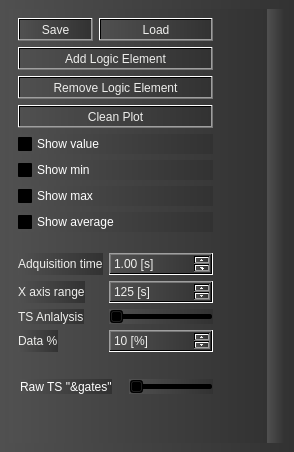
      <widget class="QWidget" name="tab2">
       <attribute name="title">
        <string>AND gates</string>
       </attribute>
       <layout class="QVBoxLayout" name="verticalLayout_3">
        <property name="spacing">
         <number>0</number>
        </property>
        <property name="leftMargin">
         <number>0</number>
        </property>
        <property name="topMargin">
         <number>0</number>
        </property>
        <property name="rightMargin">
         <number>0</number>
        </property>
        <property name="bottomMargin">
         <number>0</number>
        </property>
        <item>
         <widget class="QWidget" name="tab2W" native="true">
          <property name="styleSheet">
           <string notr="true">background-color: qlineargradient(spread:pad, x1:0, y1:0, x2:1, y2:0, stop:0 rgba(80, 80, 80, 255), stop:1 rgba(50, 50, 50, 255));</string>
          </property>
          <layout class="QHBoxLayout" name="horizontalLayout">
           <property name="spacing">
            <number>0</number>
           </property>
           <item>
            <widget class="QWidget" name="horizontalWidget" native="true">
             <property name="sizePolicy">
              <sizepolicy hsizetype="Fixed" vsizetype="Preferred">
               <horstretch>0</horstretch>
               <verstretch>0</verstretch>
              </sizepolicy>
             </property>
             <layout class="QHBoxLayout" name="horizontalLayout_27">
              <item>
               <layout class="QVBoxLayout" name="verticalLayout_5">
                <item>
                 <layout class="QFormLayout" name="formLayout_2">
                  <item row="0" column="0">
                   <widget class="QPushButton" name="saveLogic">
                    <property name="styleSheet">
                     <string notr="true">color: rgb(238, 238, 236);</string>
                    </property>
                    <property name="text">
                     <string>Save</string>
                    </property>
                   </widget>
                  </item>
                  <item row="0" column="1">
                   <widget class="QPushButton" name="loadLogic">
                    <property name="styleSheet">
                     <string notr="true">color: rgb(238, 238, 236);</string>
                    </property>
                    <property name="text">
                     <string>Load</string>
                    </property>
                   </widget>
                  </item>
                 </layout>
                </item>
                <item>
                 <widget class="QPushButton" name="AddLogic">
                  <property name="styleSheet">
                   <string notr="true">color: rgb(238, 238, 236);</string>
                  </property>
                  <property name="text">
                   <string>Add Logic Element</string>
                  </property>
                 </widget>
                </item>
                <item>
                 <widget class="QPushButton" name="RemoveLogic">
                  <property name="styleSheet">
                   <string notr="true">color: rgb(238, 238, 236);</string>
                  </property>
                  <property name="text">
                   <string>Remove Logic Element</string>
                  </property>
                 </widget>
                </item>
                <item>
                 <widget class="QPushButton" name="clean_tab2">
                  <property name="styleSheet">
                   <string notr="true">color: rgb(238, 238, 236);</string>
                  </property>
                  <property name="text">
                   <string>Clean Plot</string>
                  </property>
                 </widget>
                </item>
                <item>
                 <widget class="QCheckBox" name="tab2showcurrent">
                  <property name="styleSheet">
                   <string notr="true">color: rgb(255, 255, 255);</string>
                  </property>
                  <property name="text">
                   <string>Show value</string>
                  </property>
                 </widget>
                </item>
                <item>
                 <widget class="QCheckBox" name="tab2showmin">
                  <property name="styleSheet">
                   <string notr="true">color: rgb(255, 255, 255);</string>
                  </property>
                  <property name="text">
                   <string>Show min</string>
                  </property>
                 </widget>
                </item>
                <item>
                 <widget class="QCheckBox" name="tab2showmax">
                  <property name="styleSheet">
                   <string notr="true">color: rgb(255, 255, 255);</string>
                  </property>
                  <property name="text">
                   <string>Show max</string>
                  </property>
                 </widget>
                </item>
                <item>
                 <widget class="QCheckBox" name="tab2showavr">
                  <property name="styleSheet">
                   <string notr="true">color: rgb(255, 255, 255);</string>
                  </property>
                  <property name="text">
                   <string>Show average</string>
                  </property>
                 </widget>
                </item>
                <item>
                 <layout class="QFormLayout" name="formLayout_3">
                  <property name="topMargin">
                   <number>15</number>
                  </property>
                  <property name="bottomMargin">
                   <number>9</number>
                  </property>
                  <item row="0" column="0">
                   <widget class="QLabel" name="label_22">
                    <property name="styleSheet">
                     <string notr="true">color: rgb(238, 238, 236);</string>
                    </property>
                    <property name="text">
                     <string>Adquisition time</string>
                    </property>
                   </widget>
                  </item>
                  <item row="0" column="1">
                   <widget class="QDoubleSpinBox" name="adqtime_2">
                    <property name="styleSheet">
                     <string notr="true">color: rgb(238, 238, 236);</string>
                    </property>
                    <property name="suffix">
                     <string> [s]</string>
                    </property>
                    <property name="minimum">
                     <double>1.000000000000000</double>
                    </property>
                    <property name="maximum">
                     <double>6000.000000000000000</double>
                    </property>
                    <property name="value">
                     <double>1.000000000000000</double>
                    </property>
                   </widget>
                  </item>
                  <item row="1" column="0">
                   <widget class="QLabel" name="label_21">
                    <property name="styleSheet">
                     <string notr="true">color: rgb(238, 238, 236);</string>
                    </property>
                    <property name="text">
                     <string>X axis range</string>
                    </property>
                   </widget>
                  </item>
                  <item row="1" column="1">
                   <widget class="QSpinBox" name="tab2_xrange">
                    <property name="styleSheet">
                     <string notr="true">color: rgb(238, 238, 236);</string>
                    </property>
                    <property name="suffix">
                     <string> [s]</string>
                    </property>
                    <property name="minimum">
                     <number>1</number>
                    </property>
                    <property name="maximum">
                     <number>10000</number>
                    </property>
                    <property name="singleStep">
                     <number>5</number>
                    </property>
                    <property name="value">
                     <number>125</number>
                    </property>
                   </widget>
                  </item>
                  <item row="2" column="0">
                   <widget class="QLabel" name="label_3">
                    <property name="styleSheet">
                     <string notr="true">color: rgb(238, 238, 236);</string>
                    </property>
                    <property name="text">
                     <string>TS Anlalysis</string>
                    </property>
                   </widget>
                  </item>
                  <item row="2" column="1">
                   <widget class="QSlider" name="TSON">
                    <property name="maximum">
                     <number>1</number>
                    </property>
                    <property name="pageStep">
                     <number>1</number>
                    </property>
                    <property name="orientation">
                     <enum>Qt::Horizontal</enum>
                    </property>
                   </widget>
                  </item>
                  <item row="3" column="0">
                   <widget class="QLabel" name="label_7">
                    <property name="styleSheet">
                     <string notr="true">color: rgb(238, 238, 236);</string>
                    </property>
                    <property name="text">
                     <string>Data %</string>
                    </property>
                   </widget>
                  </item>
                  <item row="3" column="1">
                   <widget class="QSpinBox" name="TSper">
                    <property name="styleSheet">
                     <string notr="true">color: rgb(238, 238, 236);</string>
                    </property>
                    <property name="suffix">
                     <string> [%]</string>
                    </property>
                    <property name="minimum">
                     <number>1</number>
                    </property>
                    <property name="maximum">
                     <number>100</number>
                    </property>
                    <property name="singleStep">
                     <number>10</number>
                    </property>
                    <property name="value">
                     <number>10</number>
                    </property>
                   </widget>
                  </item>
                 </layout>
                </item>
                <item>
                 <layout class="QFormLayout" name="formLayout_5">
                  <property name="horizontalSpacing">
                   <number>17</number>
                  </property>
                  <property name="verticalSpacing">
                   <number>1</number>
                  </property>
                  <property name="leftMargin">
                   <number>2</number>
                  </property>
                  <property name="topMargin">
                   <number>12</number>
                  </property>
                  <property name="rightMargin">
                   <number>0</number>
                  </property>
                  <item row="0" column="0">
                   <widget class="QLabel" name="label_16">
                    <property name="styleSheet">
                     <string notr="true">color: rgb(255, 255, 255);</string>
                    </property>
                    <property name="text">
                     <string>Raw TS &quot;&amp;gates&quot;</string>
                    </property>
                   </widget>
                  </item>
                  <item row="0" column="1">
                   <widget class="QSlider" name="rawtssave">
                    <property name="maximum">
                     <number>1</number>
                    </property>
                    <property name="pageStep">
                     <number>1</number>
                    </property>
                    <property name="orientation">
                     <enum>Qt::Horizontal</enum>
                    </property>
                   </widget>
                  </item>
                 </layout>
                </item>
                <item>
                 <spacer name="verticalSpacer_3">
                  <property name="orientation">
                   <enum>Qt::Vertical</enum>
                  </property>
                  <property name="sizeHint" stdset="0">
                   <size>
                    <width>20</width>
                    <height>40</height>
                   </size>
                  </property>
                 </spacer>
                </item>
               </layout>
              </item>
              <item>
               <layout class="QVBoxLayout" name="verticalLayout_6">
                <property name="leftMargin">
                 <number>25</number>
                </property>
                <property name="rightMargin">
                 <number>0</number>
                </property>
                <item>
                 <layout class="QHBoxLayout" name="horizontalLayout_3">
                  <item>
                   <layout class="QVBoxLayout" name="LogicSelector">
                    <item>
                     <layout class="QGridLayout" name="logicgrid"/>
                    </item>
                   </layout>
                  </item>
                 </layout>
                </item>
                <item>
                 <spacer name="verticalSpacer">
                  <property name="orientation">
                   <enum>Qt::Vertical</enum>
                  </property>
                  <property name="sizeHint" stdset="0">
                   <size>
                    <width>20</width>
                    <height>40</height>
                   </size>
                  </property>
                 </spacer>
                </item>
                <item>
                 <layout class="QGridLayout" name="tab2math"/>
                </item>
               </layout>
              </item>
             </layout>
            </widget>
           </item>
           <item>
            <layout class="QVBoxLayout" name="verticalLayout_15">
             <item>
              <widget class="QCustomPlot" name="PlotTab2" native="true">
               <layout class="QVBoxLayout" name="verticalLayout_19"/>
              </widget>
             </item>
             <item>
              <widget class="QCustomPlot" name="PlotTrack" native="true">
               <layout class="QVBoxLayout" name="verticalLayout_17"/>
              </widget>
             </item>
            </layout>
           </item>
          </layout>
         </widget>
        </item>
       </layout>
      </widget>
